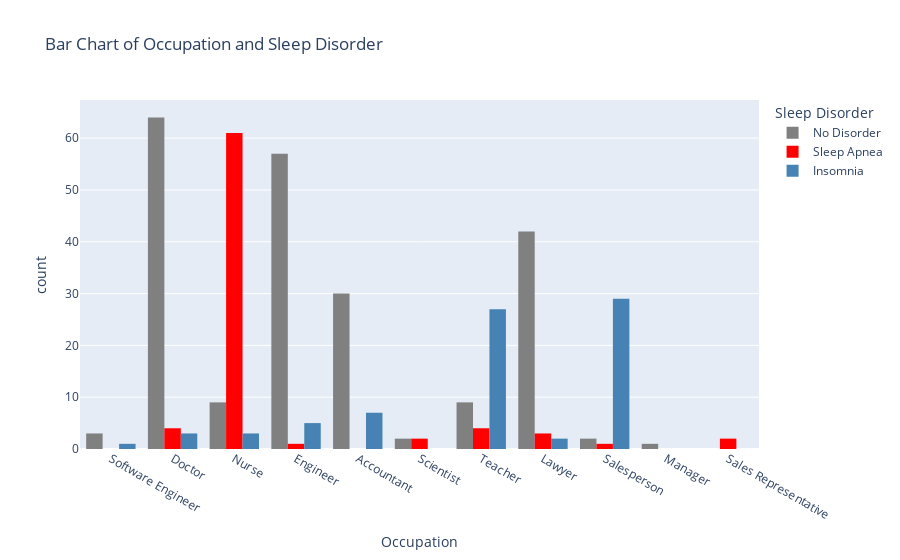

The code cell stored with this chart in its notebook:
### Markdown cell above
### ．The Sales Representative has a short sleep duration, poor sleep quality, and high-stress levels.
### ．The Engineer has a long sleep duration, good sleep quality, and low-stress levels.

### Code cell
fig = px.histogram(
                    data_frame=data, 
                    x='Occupation', 
                    color='Sleep Disorder', 
                    title='Bar Chart of Occupation and Sleep Disorder', 
                    color_discrete_sequence=['#808080', '#FF0000', '#4682B4'],
                    barmode='group'
                    )
fig.show()

### Figure 1 — Plotly figure (JSON) as saved in the notebook; plotly's stock layout.template omitted (floating-point values rounded to 4 significant figures; data arrays with more than 128 entries replaced by an {"elided": "..."} marker saying what was removed)
{"data": [{"alignmentgroup": "True", "bingroup": "x", "hovertemplate": "Sleep Disorder=No Disorder<br>Occupation=%{x}<br>count=%{y}<extra></extra>", "legendgroup": "No Disorder", "marker": {"color": "#808080", "pattern": {"shape": ""}}, "name": "No Disorder", "offsetgroup": "No Disorder", "orientation": "v", "showlegend": true, "type": "histogram", "x": {"elided": "219 str values"}, "xaxis": "x", "yaxis": "y"}, {"alignmentgroup": "True", "bingroup": "x", "hovertemplate": "Sleep Disorder=Sleep Apnea<br>Occupation=%{x}<br>count=%{y}<extra></extra>", "legendgroup": "Sleep Apnea", "marker": {"color": "#FF0000", "pattern": {"shape": ""}}, "name": "Sleep Apnea", "offsetgroup": "Sleep Apnea", "orientation": "v", "showlegend": true, "type": "histogram", "x": ["Sales Representative", "Sales Representative", "Nurse", "Doctor", "Nurse", "Doctor", "Scientist", "Scientist", "Lawyer", "Teacher", "Teacher", "Lawyer", "Lawyer", "Teacher", "Teacher", "Engineer", "Salesperson", "Nurse", "Nurse", "Nurse", "Nurse", "Nurse", "Nurse", "Nurse", "Nurse", "Nurse", "Doctor", "Doctor", "Nurse", "Nurse", "Nurse", "Nurse", "Nurse", "Nurse", "Nurse", "Nurse", "Nurse", "Nurse", "Nurse", "Nurse", "Nurse", "Nurse", "Nurse", "Nurse", "Nurse", "Nurse", "Nurse", "Nurse", "Nurse", "Nurse", "Nurse", "Nurse", "Nurse", "Nurse", "Nurse", "Nurse", "Nurse", "Nurse", "Nurse", "Nurse", "Nurse", "Nurse", "Nurse", "Nurse", "Nurse", "Nurse", "Nurse", "Nurse", "Nurse", "Nurse", "Nurse", "Nurse", "Nurse", "Nurse", "Nurse", "Nurse", "Nurse", "Nurse"], "xaxis": "x", "yaxis": "y"}, {"alignmentgroup": "True", "bingroup": "x", "hovertemplate": "Sleep Disorder=Insomnia<br>Occupation=%{x}<br>count=%{y}<extra></extra>", "legendgroup": "Insomnia", "marker": {"color": "#4682B4", "pattern": {"shape": ""}}, "name": "Insomnia", "offsetgroup": "Insomnia", "orientation": "v", "showlegend": true, "type": "histogram", "x": ["Software Engineer", "Teacher", "Nurse", "Nurse", "Doctor", "Accountant", "Teacher", "Lawyer", "Engineer", "Lawyer", "Salesperson", "Teacher", "Salesperson", "Teacher", "Salesperson", "Teacher", "Salesperson", "Salesperson", "Salesperson", "Salesperson", "Salesperson", "Salesperson", "Salesperson", "Salesperson", "Salesperson", "Salesperson", "Engineer", "Engineer", "Teacher", "Salesperson", "Salesperson", "Salesperson", "Teacher", "Salesperson", "Teacher", "Salesperson", "Teacher", "Salesperson", "Teacher", "Salesperson", "Teacher", "Salesperson", "Teacher", "Salesperson", "Salesperson", "Teacher", "Salesperson", "Salesperson", "Teacher", "Salesperson", "Salesperson", "Teacher", "Salesperson", "Teacher", "Salesperson", "Engineer", "Teacher", "Teacher", "Teacher", "Teacher", "Teacher", "Teacher", "Teacher", "Teacher", "Teacher", "Teacher", "Teacher", "Doctor", "Doctor", "Nurse", "Accountant", "Accountant", "Accountant", "Accountant", "Accountant", "Accountant", "Engineer"], "xaxis": "x", "yaxis": "y"}], "layout": {"autosize": true, "barmode": "group", "legend": {"title": {"text": "Sleep Disorder"}, "tracegroupgap": 0}, "title": {"text": "Bar Chart of Occupation and Sleep Disorder"}, "xaxis": {"anchor": "y", "autorange": true, "domain": [0, 1], "range": [-0.5, 10.5], "title": {"text": "Occupation"}, "type": "category"}, "yaxis": {"anchor": "x", "autorange": true, "domain": [0, 1], "range": [0, 67.37], "title": {"text": "count"}}}}
